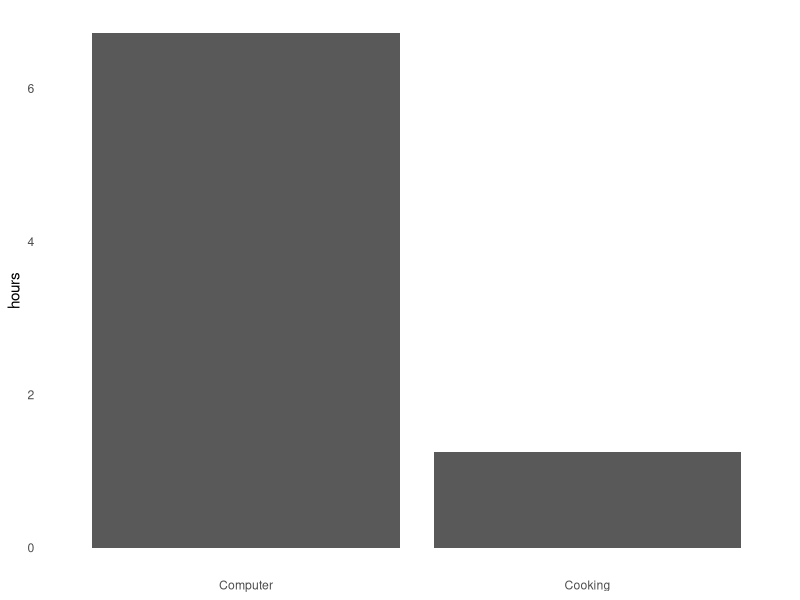

The R source for this figure:
## ---- chunk 1
#| fig-cap: Daily hours spent on cooking / preparing meals vs. hours spent on the computer. Ratnaweera et al (2025), n = 1

library(ggplot2)

df <- data.frame(activity = c("Cooking", "Computer"), hours = c(1.25, 6.72))

ggplot(df, aes(activity, hours)) +
   geom_col() +
   theme_minimal() +
   theme(panel.grid = element_blank(), axis.title.x = element_blank())



